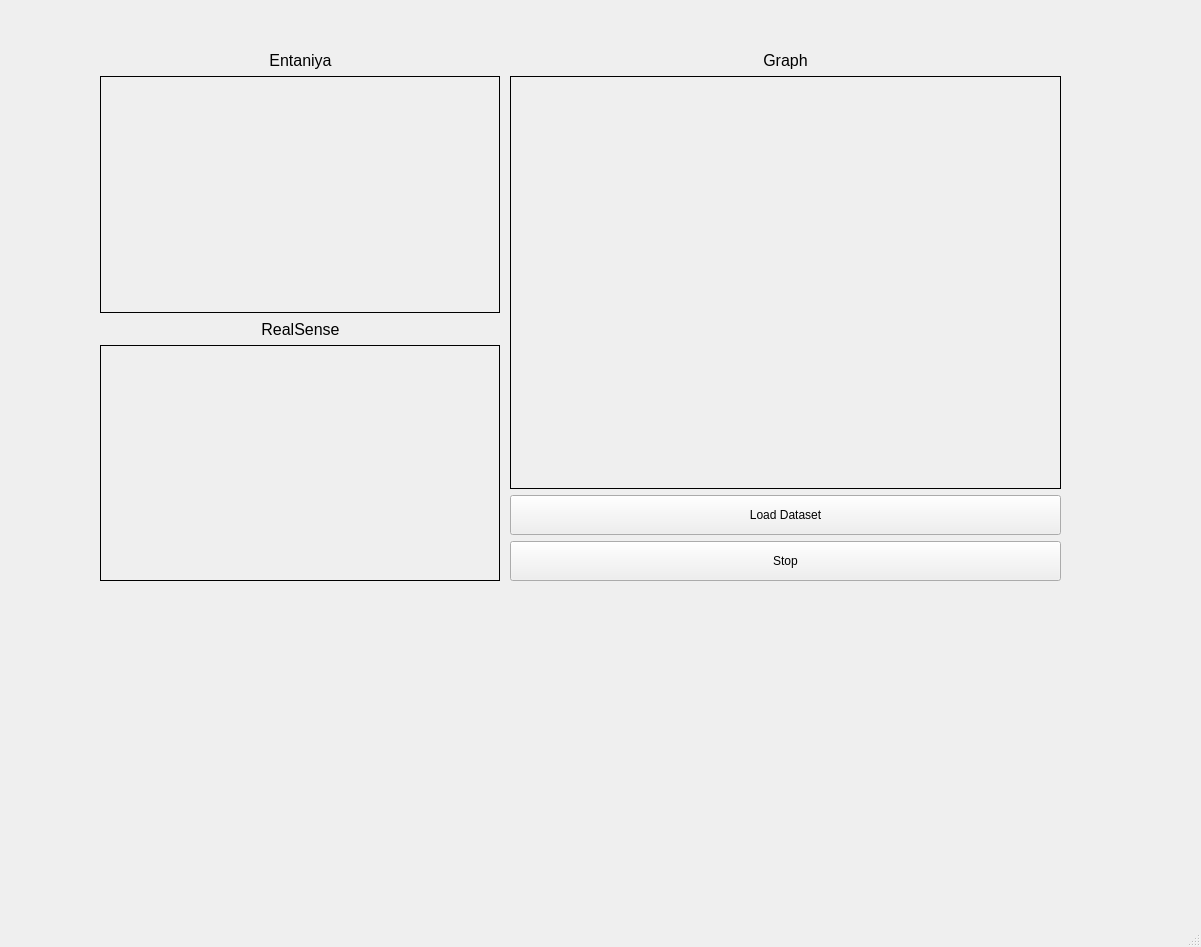
<?xml version="1.0" encoding="UTF-8"?>
<ui version="4.0">
 <class>MainWindow</class>
 <widget class="QMainWindow" name="MainWindow">
  <property name="geometry">
   <rect>
    <x>0</x>
    <y>0</y>
    <width>1201</width>
    <height>947</height>
   </rect>
  </property>
  <property name="windowTitle">
   <string>MainWindow</string>
  </property>
  <widget class="QWidget" name="centralwidget">
   <widget class="QWidget" name="verticalLayoutWidget">
    <property name="geometry">
     <rect>
      <x>100</x>
      <y>50</y>
      <width>401</width>
      <height>531</height>
     </rect>
    </property>
    <layout class="QVBoxLayout" name="verticalLayout">
     <item>
      <widget class="QLabel" name="fisheyeLabel">
       <property name="minimumSize">
        <size>
         <width>100</width>
         <height>20</height>
        </size>
       </property>
       <property name="maximumSize">
        <size>
         <width>800</width>
         <height>20</height>
        </size>
       </property>
       <property name="font">
        <font>
         <pointsize>12</pointsize>
        </font>
       </property>
       <property name="text">
        <string>Entaniya</string>
       </property>
       <property name="alignment">
        <set>Qt::AlignCenter</set>
       </property>
      </widget>
     </item>
     <item>
      <widget class="QLabel" name="entaniyaFrame">
       <property name="minimumSize">
        <size>
         <width>160</width>
         <height>120</height>
        </size>
       </property>
       <property name="maximumSize">
        <size>
         <width>400</width>
         <height>300</height>
        </size>
       </property>
       <property name="layoutDirection">
        <enum>Qt::LeftToRight</enum>
       </property>
       <property name="frameShape">
        <enum>QFrame::Box</enum>
       </property>
       <property name="text">
        <string/>
       </property>
       <property name="alignment">
        <set>Qt::AlignCenter</set>
       </property>
      </widget>
     </item>
     <item>
      <widget class="QLabel" name="fisheyeLabel_2">
       <property name="minimumSize">
        <size>
         <width>100</width>
         <height>20</height>
        </size>
       </property>
       <property name="maximumSize">
        <size>
         <width>800</width>
         <height>20</height>
        </size>
       </property>
       <property name="font">
        <font>
         <pointsize>12</pointsize>
        </font>
       </property>
       <property name="text">
        <string>RealSense</string>
       </property>
       <property name="alignment">
        <set>Qt::AlignCenter</set>
       </property>
      </widget>
     </item>
     <item>
      <widget class="QLabel" name="entaniyaFrame_2">
       <property name="minimumSize">
        <size>
         <width>160</width>
         <height>120</height>
        </size>
       </property>
       <property name="maximumSize">
        <size>
         <width>400</width>
         <height>300</height>
        </size>
       </property>
       <property name="layoutDirection">
        <enum>Qt::LeftToRight</enum>
       </property>
       <property name="frameShape">
        <enum>QFrame::Box</enum>
       </property>
       <property name="text">
        <string/>
       </property>
       <property name="alignment">
        <set>Qt::AlignCenter</set>
       </property>
      </widget>
     </item>
    </layout>
   </widget>
   <widget class="QWidget" name="verticalLayoutWidget_2">
    <property name="geometry">
     <rect>
      <x>510</x>
      <y>50</y>
      <width>551</width>
      <height>531</height>
     </rect>
    </property>
    <layout class="QVBoxLayout" name="verticalLayout_2">
     <item>
      <widget class="QLabel" name="fisheyeLabel_3">
       <property name="minimumSize">
        <size>
         <width>100</width>
         <height>20</height>
        </size>
       </property>
       <property name="maximumSize">
        <size>
         <width>800</width>
         <height>20</height>
        </size>
       </property>
       <property name="font">
        <font>
         <pointsize>12</pointsize>
        </font>
       </property>
       <property name="text">
        <string>Graph</string>
       </property>
       <property name="alignment">
        <set>Qt::AlignCenter</set>
       </property>
      </widget>
     </item>
     <item>
      <widget class="QLabel" name="label">
       <property name="frameShape">
        <enum>QFrame::Box</enum>
       </property>
       <property name="text">
        <string/>
       </property>
      </widget>
     </item>
     <item>
      <widget class="QPushButton" name="loadFisheye">
       <property name="minimumSize">
        <size>
         <width>100</width>
         <height>25</height>
        </size>
       </property>
       <property name="maximumSize">
        <size>
         <width>800</width>
         <height>40</height>
        </size>
       </property>
       <property name="autoFillBackground">
        <bool>false</bool>
       </property>
       <property name="text">
        <string>Load Dataset</string>
       </property>
       <property name="iconSize">
        <size>
         <width>20</width>
         <height>20</height>
        </size>
       </property>
      </widget>
     </item>
     <item>
      <widget class="QPushButton" name="loadFisheye_2">
       <property name="minimumSize">
        <size>
         <width>100</width>
         <height>25</height>
        </size>
       </property>
       <property name="maximumSize">
        <size>
         <width>800</width>
         <height>40</height>
        </size>
       </property>
       <property name="autoFillBackground">
        <bool>false</bool>
       </property>
       <property name="text">
        <string>Stop</string>
       </property>
       <property name="iconSize">
        <size>
         <width>20</width>
         <height>20</height>
        </size>
       </property>
      </widget>
     </item>
    </layout>
   </widget>
  </widget>
  <widget class="QMenuBar" name="menubar">
   <property name="geometry">
    <rect>
     <x>0</x>
     <y>0</y>
     <width>1201</width>
     <height>22</height>
    </rect>
   </property>
  </widget>
  <widget class="QStatusBar" name="statusbar"/>
 </widget>
 <resources/>
 <connections/>
</ui>
